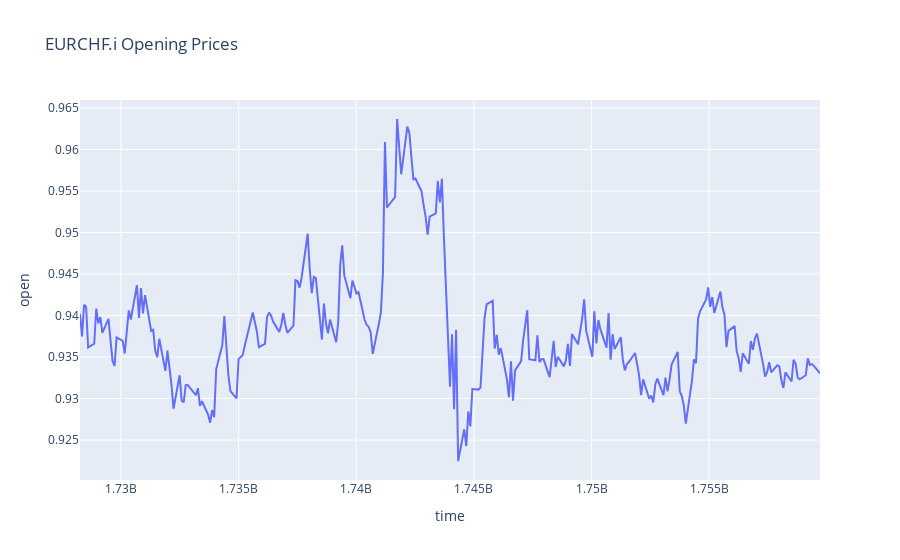

The cell this chart's notebook holds for it:
### Code cell
#OHLC Data

rates = mt5.copy_rates_range(symbol, timeframe, start_dt, end_dt)
print(rates)

ohlc_df = pd.DataFrame(rates)

fig = px.line(ohlc_df, x='time', y='open', title=f'{symbol} Opening Prices')
fig.show()

ohlc_df

### Figure 1 — Plotly figure (JSON) as saved in the notebook; plotly's stock layout.template omitted (floating-point values rounded to 4 significant figures; data arrays with more than 128 entries replaced by an {"elided": "..."} marker saying what was removed)
{"data": [{"hovertemplate": "time=%{x}<br>open=%{y}<extra></extra>", "legendgroup": "", "line": {"color": "#636efa", "dash": "solid"}, "marker": {"symbol": "circle"}, "mode": "lines", "name": "", "orientation": "v", "showlegend": false, "type": "scatter", "x": {"elided": "259 int values"}, "xaxis": "x", "y": {"elided": "259 float values"}, "yaxis": "y"}], "layout": {"legend": {"tracegroupgap": 0}, "title": {"text": "EURCHF.i Opening Prices"}, "xaxis": {"anchor": "y", "domain": [0, 1], "title": {"text": "time"}}, "yaxis": {"anchor": "x", "domain": [0, 1], "title": {"text": "open"}}}}
